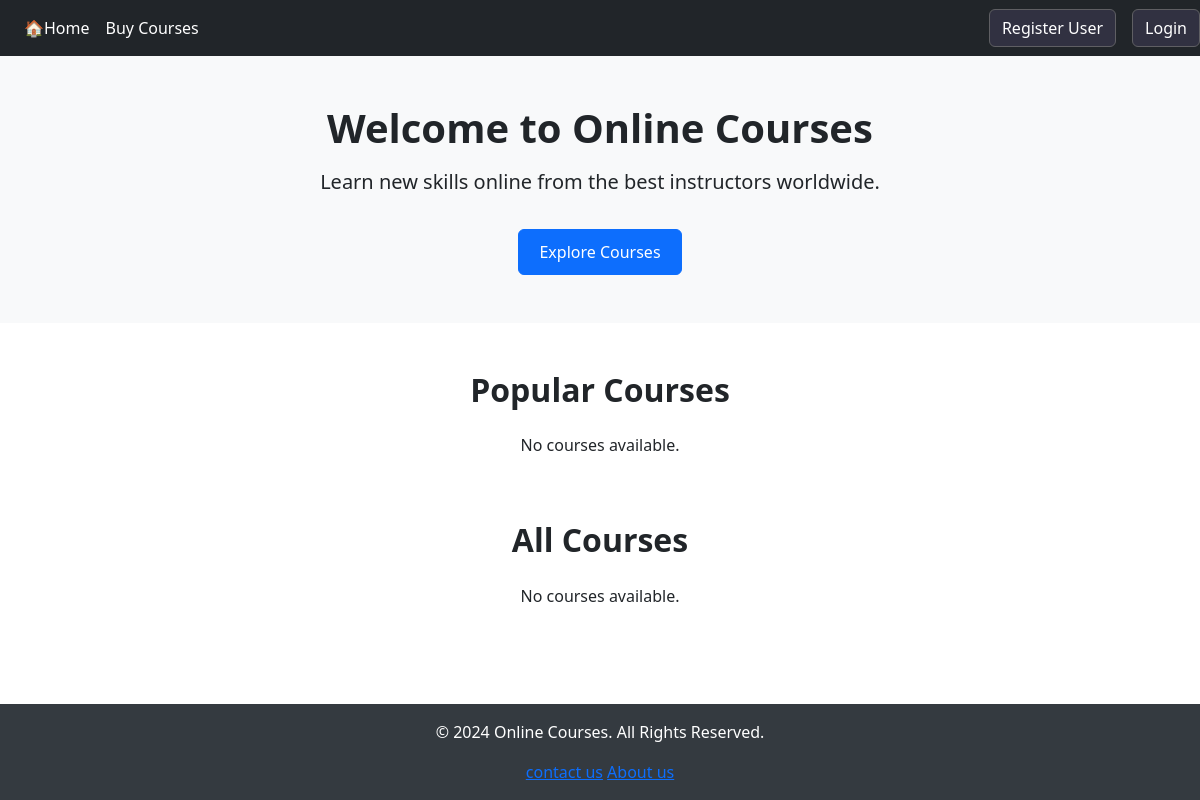
The app's page /home, older data.
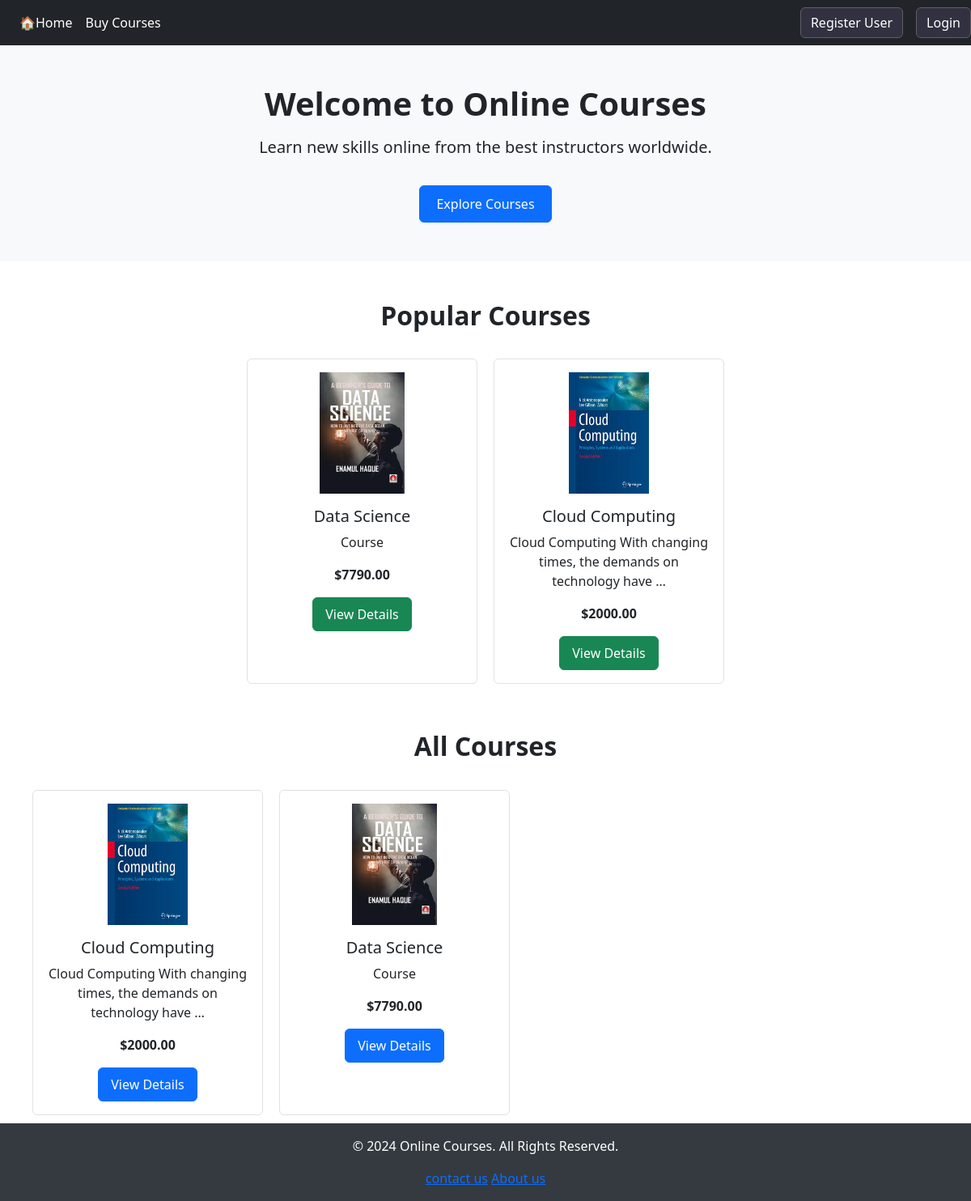
The same page, newer data.
### products/models.py (models this page shows, shortened)
class Course(models.Model):
    name = models.CharField(max_length=100)
    description = models.TextField(default="Course")
    price = models.DecimalField(max_digits=10, decimal_places=2, null=True, blank=True)
    video = models.FileField(upload_to='lectures/videos/', null=True, blank=True)
    ebook = models.FileField(upload_to='lectures/notes/')
    image = models.ImageField(upload_to='lectures/images/', null=True, blank=True)
    created_at = models.DateTimeField(default=now)  # New field to track creation time

### EduHelp/views.py (the view)
# urls.py: path('home', views.home, name='home'),
def home(request):
    popular_courses = Course.objects.order_by('-created_at')[:3]  # Latest 3 courses
    all_courses = Course.objects.all()  # All courses
    return render(request, 'home.html', {
        'popular_courses': popular_courses,
        'all_courses': all_courses,
    })

### templates/home.html
{% extends 'base.html' %}
{% block content %}
<div class="container-fluid text-center p-5 bg-light">
    <h1 style="font-size: 2.5rem; font-weight: bold;">Welcome to Online Courses</h1>
    <p style="font-size: 1.25rem; margin-top: 15px;">Learn new skills online from the best instructors worldwide.</p>
    <a href="{% url 'course' %}" class="btn btn-primary mt-3" style="padding: 10px 20px; font-size: 1rem;">Explore Courses</a>
</div>
<div class="container mt-5">
    <h2 class="text-center mb-4" style="font-size: 2rem; font-weight: bold;">Popular Courses</h2>
    <div class="row justify-content-center">
        {% for course in popular_courses %}
        <div class="col-md-3 text-center p-3 border rounded" style="margin: 10px;">
            <img src="{{ course.image.url }}" class="img-fluid mb-3" alt="{{ course.name }}" style="height: 150px;">
            <h5>{{ course.name }}</h5>
            <p>{{ course.description|truncatewords:10 }}</p>
            <p style="font-weight: bold;">${{ course.price }}</p>
            <a href="{% url 'course_detail' course.id %}" class="btn btn-success" style="padding: 8px 15px;">View Details</a>
        </div>
        {% empty %}
        <p class="text-center">No courses available.</p>
        {% endfor %}
    </div>
</div>
<div class="container mt-5">
    <h2 class="text-center mb-4" style="font-size: 2rem; font-weight: bold;">All Courses</h2>
    <div class="row">
        {% for course in all_courses %}
        <div class="col-md-3 text-center p-3 border rounded" style="margin: 10px;">
            <img src="{{ course.image.url }}" class="img-fluid mb-3" alt="{{ course.name }}" style="height: 150px;">
            <h5>{{ course.name }}</h5>
            <p>{{ course.description|truncatewords:10 }}</p>
            <p style="font-weight: bold;">${{ course.price }}</p>
            <a href="{% url 'course_detail' course.id %}" class="btn btn-primary" style="padding: 8px 15px;">View Details</a>
        </div>
        {% empty %}
        <p class="text-center">No courses available.</p>
        {% endfor %}
    </div>
</div>
{% endblock %}

### templates/base.html (shortened to what this page needs)
{% load static %}
<!DOCTYPE html>
<html lang="en">
<head>
    <link href="https://cdn.jsdelivr.net/npm/bootstrap@5.3.0-alpha3/dist/css/bootstrap.min.css" rel="stylesheet">
</head>
<body>
    {% include 'components/header.html' %}
    <main>
        {% block content %}{% endblock %}
    </main>
    {% include 'components/footer.html' %}
</body>
</html>

### templates/components/header.html (shortened to what this page needs)
{% load static %}
<section>
    <div >
        <nav class="navbar navbar-expand-lg navbar-light bg-dark" >
        <div class="collapse navbar-collapse" id="navbarNavDropdown">
          <ul class="navbar-nav">
            <li class="nav-item">
              <a class="nav-link text-white bold" href="{% url 'home' %}">🏠Home</a>
            </li>
            <li class="nav-item active">
              <a class="nav-link text-white bold" href="{% url 'course' %}">Buy Courses </a>
            </li>
          </ul>
        </div>
                {% if user.is_authenticated %}
                <div class="d-flex align-items-center" style="gap: 15px;">
                  <a href="{% url 'register' %}">
                      <h2 class="m-0" style="background-color: #313141; border-color: #5f5f63; padding: 10px; border-radius: 5px;">
                          <i class="fa-solid fa-user"></i> Hello {{ user }} !!
                      </h2>
                  </a>
                  <a href="{% url 'logout' %}" class="btn nav-item1 text-white"
   style="background-color: #313141; border-color: #5f5f63; padding: 10px; border-radius: 5px;">
    Logout
</a>
              </div>
                {% else %}
                    <div class="d-flex align-items-center">
                      <a href="{% url 'register' %}" class="btn nav-item1 text-white me-3" style="background-color: #313141; border-color: #5f5f63;">Register User</a>
                      <a href="{% url 'login' %}" class="btn nav-item1 text-white" style="background-color: #313141; border-color: #5f5f63;">Login</a>
                    </div>
                {% endif %}
        </nav>
    </div>
</section>

### templates/components/footer.html
{% load static %}
<body class="d-flex flex-column min-vh-100">
  <footer class="container-fluid  text-center p-3 mt-auto" style="background-color: #343a40; color: #fff;">
    <div>
      <div>
        <p>&copy; 2024 Online Courses. All Rights Reserved.</p>
      </div>
      <div>
        <a href="#">contact us</a>
        <a href="#">About us</a>
      </div>
    </div>
</footer>
</body>

Row changes from the older to the newer data that the page shows:
added Course: image (picture), name "Data Science", description "Course", price "7790.00"
added Course: image (picture), name "Cloud Computing", description "Cloud Computing With changing times, the demands on technology have …", price "2000.00"
Text that changed along with them:
text no longer shown: "No courses available. No courses available."
